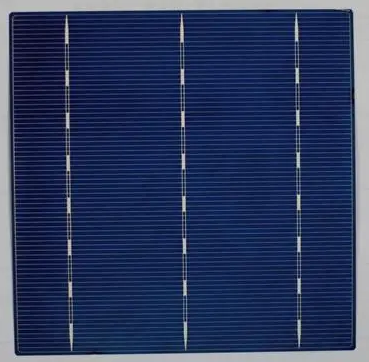
#> input picture PyProjects/cvpy/OpenCVDemo/2.图像处理基础/img3.png, 369 x 362 px
$ python 2.7demo.py
#> lines starting #> are read from the running program, lines starting #| are printed output that depends on the picture
# 通过索引拆分通道
import cv2
img =  cv2.imread("img3.png")
#> img is the input picture: shape (362, 369, 3); mean B, G, R 93.4, 56.8, 43.3
b = img[:,:,0]
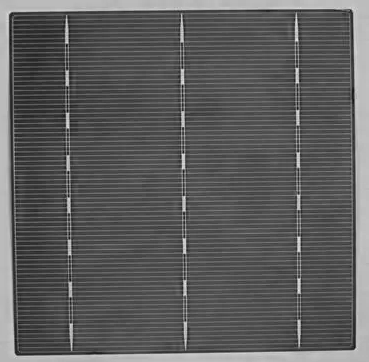
#> b: shape (362, 369); min 13, max 232, mean 93.4
g = img[:,:,1]
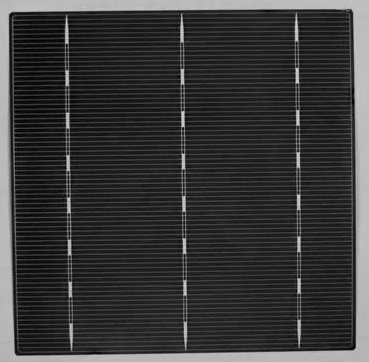
#> g: shape (362, 369); min 0, max 221, mean 56.8
r = img[:,:,2]
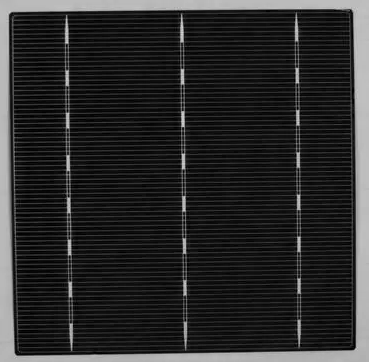
#> r: shape (362, 369); min 0, max 212, mean 43.3

# 通过函数拆分
b,g,r = cv2.split(img)

# [4 lines of commented-out code are left out]

a1 = cv2.merge([b,g,r])
a2 = cv2.merge([r,g,b])
a3 = cv2.merge([b,r,b])
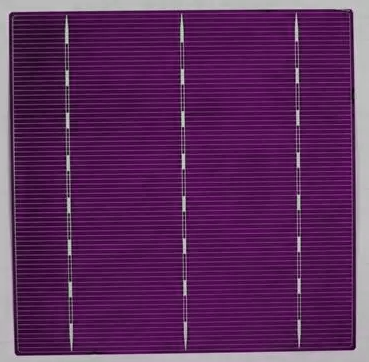
#> a3: shape (362, 369, 3); mean of channels 0, 1, 2 93.4, 43.3, 93.4; drawn as B, G, R
cv2.imshow("img_b",a1)
cv2.imshow("img_g",a2)
cv2.imshow("img_r",a3)


cv2.waitKey(0)
